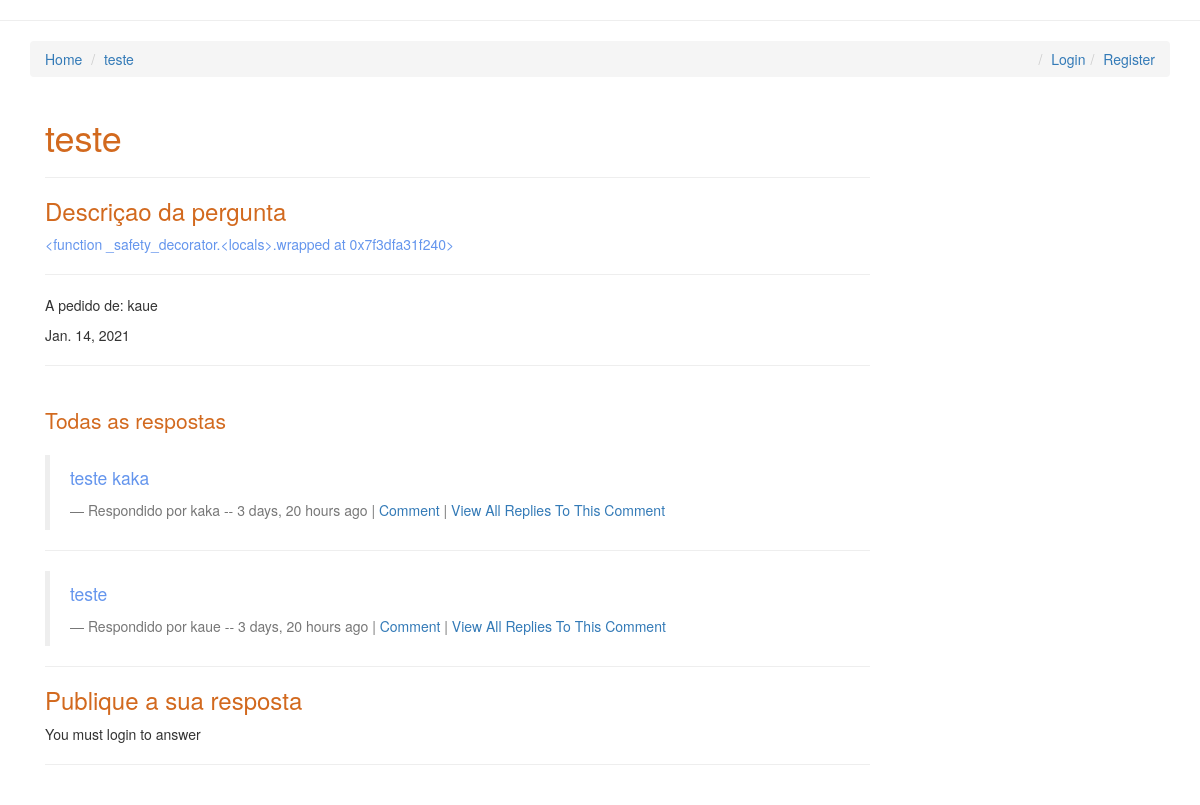
Page /teste/ on the committed database.
### posts/models.py (models this page shows, shortened)
class Post(models.Model):
    user = models.ForeignKey(User, default=1)
    title = models.CharField(max_length=120)
    slug = models.SlugField(unique=True)
    image = models.ImageField(upload_to=upload_location,
            null=True,
            blank=True)
    height_field = models.IntegerField(default=50)
    width_field = models.IntegerField(default=100)
    content = models.TextField()
    draft = models.BooleanField(default=False)
    publish = models.DateField(auto_now=False, auto_now_add=True)
    read_time =  models.IntegerField(default=0)
    updated = models.DateTimeField(auto_now=True, auto_now_add=False)
    timestamp = models.DateTimeField(auto_now=False, auto_now_add=True)
    objects = PostManager()
    def get_absolute_url(self):
        return reverse("posts:detail", kwargs={"slug": self.slug})
    class Meta:
        ordering = ["-timestamp", "-updated"]
    def get_markdown(self):
        content = self.content
        markdown_text = markdown(content)
        return mark_safe(markdown_text)
    @property
    def comments(self):
        instance = self
        qs = Comment.objects.filter_by_instance(instance)
        return qs
    @property
    def get_content_type(self):
        instance = self
        content_type = ContentType.objects.get_for_model(instance.__class__)
        return content_type

### comments/models.py (models this page shows, shortened)
class Comment(models.Model):
    user        = models.ForeignKey(settings.AUTH_USER_MODEL, default=1)
    content_type = models.ForeignKey(ContentType, on_delete=models.CASCADE)
    object_id = models.PositiveIntegerField()
    content_object = GenericForeignKey('content_type', 'object_id')
    parent      = models.ForeignKey("self", null=True, blank=True)
    content     = models.TextField()
    timestamp   = models.DateTimeField(auto_now_add=True)
    objects = CommentManager()
    class Meta:
        ordering = ['-timestamp']
    def get_absolute_url(self):
        return reverse("comments:thread", kwargs={"id": self.id})
    def children(self): #replies
        return Comment.objects.filter(parent=self)

### posts/views.py (the view, shortened to what this page needs)
# urls.py: url(r'^(?P<slug>[\w-]+)/$', post_detail, name='detail'),
def post_detail(request, slug=None):
	instance = get_object_or_404(Post, slug=slug)
	if instance.publish > timezone.now().date() or instance.draft:
		if not request.user.is_staff or not request.user.is_superuser or not request.user.is_authenticated:
			raise Http404
	share_string = quote_plus(instance.content)
	initial_data = {
			"content_type": instance.get_content_type,
			"object_id": instance.id
	}
	form = CommentForm(request.POST or None, initial=initial_data)
	comments = instance.comments
	context = {
		"title": instance.title,
		"instance": instance,
		"share_string": share_string,
		"comments": comments,
		"comment_form":form,
		"current_user":request.user,
	}
	return render(request, "post_detail.html", context)

### comments/models.py (called while the page is built)
    def filter_by_instance(self, instance):
        content_type = ContentType.objects.get_for_model(instance.__class__)
        obj_id = instance.id
        qs = super(CommentManager, self).filter(content_type=content_type, object_id= obj_id).filter(parent=None)
        return qs

### templates/post_detail.html (shortened to what this page needs)
{% extends "base.html" %}
{% load urlify %}
{% load crispy_forms_tags %}
 {% block post_detail_link %}
  <li><a href='{{ instance.get_absolute_url }}'>{{ instance.title }}</a></li>
  {% endblock %}
{% block content %}
<div class='col-sm-9 col-sm-offset-0.1'>
        <h1 style="color: chocolate;">{{ title }}</h1>
        <hr/>
        <h3 style="color:chocolate;">Descriçao da pergunta</h3>
<div class='row'>
<div class='col-sm-12 '>
   <div class='post-detail-item'><p style="color:cornflowerblue ;font-family: "Times New Roman", Times, serif;">{{ instance.get_markdown }}</p></div>
    <hr/>
    {% if instance.user %}
<p>A pedido de: {{ instance.user }} </p>  <p>{{ instance.publish }}</p>
{% endif %}
<hr/>
    <br/>
    <div>
        <p class='lead' style="color:chocolate;">Todas as respostas</p>
        {% for comment in comments %}
        <blockquote>
          <p style="color:cornflowerblue ;">{{ comment.content }}</p>
          <footer>Respondido por {{ comment.user }} -- {{ comment.timestamp|timesince }} ago |  <a class='comment-reply-btn' href='#'>Comment</a> | <a class='' href='{{ comment.get_absolute_url }}'>View All Replies To This Comment</a></footer>
        </blockquote>
        <hr/>
        {% endfor %}
        <h3 style="color:chocolate;">Publique a sua resposta</h3>
        {% if request.user.is_authenticated %}
        <form method="POST" action="."> {% csrf_token %}
            {{ comment_form|crispy }}
            <input type='submit' value='Post Answer' class='btn btn-default'>
        </form>
        {% else %}
        <p>You must login to answer </p>
        {% endif %}
        <hr/>
    </div>
</div>
</div>
</div>
{% endblock content %}

### templates/base.html (shortened to what this page needs)
{% load staticfiles %}
<html>
<head>
<link rel="stylesheet" href="https://maxcdn.bootstrapcdn.com/bootstrap/3.3.6/css/bootstrap.min.css">
<link rel="stylesheet" href="https://maxcdn.bootstrapcdn.com/bootstrap/3.3.6/css/bootstrap-theme.min.css">
<link rel='stylesheet' href='https://maxcdn.bootstrapcdn.com/font-awesome/4.5.0/css/font-awesome.min.css' >
<link rel='stylesheet' href='{% static "css/base.css" %}' />
</head>
<body>
<hr/>
<div class='container'>
    <ol class='breadcrumb'>
        <li><a href='{% url "posts:list" %}'>Home</a></li>
        {% block post_detail_link %}
        {% endblock %}
        {% if not request.user.is_authenticated %}
        <li class='pull-right'><a href='{% url "register" %}'>Register</a></li>
        <li class='pull-right'><a href='{% url "login" %}'>Login</a></li>
        {% else %}
        <li class='pull-right'><a href='{% url "logout" %}'>Logout</a></li>
        <li class='pull-right'>{{request.user}}</li>
        {% endif %}
    </ol>
{% block content %}{% endblock content %}
</div>
<footer class="page-footer font-small blue">
  <br>
  </footer>
</body>
</html>

### static/css/base.css (style rules this page uses)
h1 { color: #777777; }

### rows in the picture
Post: title "teste", get_markdown "<function _safety_decorator.<locals>.wrapped at 0x7f3dfa31f240>", user "kaue", publish "Jan. 14, 2021"
Comment: content "teste kaka", user "kaka", timestamp "3 days, 20 hours"
Comment: content "teste", user "kaue", timestamp "3 days, 20 hours"
